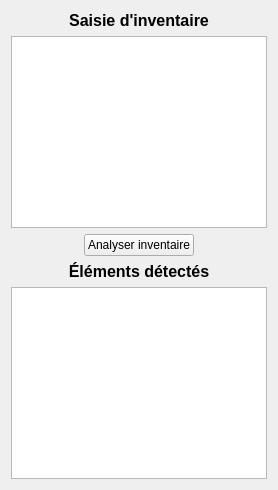
      <widget class="QWidget" name="Inventaire">
       <attribute name="title">
        <string>Inventaire</string>
       </attribute>
       <layout class="QGridLayout" name="gridLayout_4">
        <item row="1" column="0">
         <widget class="QTextEdit" name="inventaireTextEdit">
          <property name="acceptDrops">
           <bool>true</bool>
          </property>
          <property name="toolTip">
           <string/>
          </property>
          <property name="toolTipDuration">
           <number>-1</number>
          </property>
          <property name="statusTip">
           <string/>
          </property>
          <property name="whatsThis">
           <string/>
          </property>
          <property name="accessibleName">
           <string/>
          </property>
          <property name="accessibleDescription">
           <string/>
          </property>
          <property name="accessibleIdentifier">
           <string/>
          </property>
          <property name="styleSheet">
           <string notr="true"/>
          </property>
         </widget>
        </item>
        <item row="0" column="0">
         <widget class="QLabel" name="SaisirInventaire">
          <property name="font">
           <font>
            <pointsize>12</pointsize>
            <bold>true</bold>
            <kerning>true</kerning>
           </font>
          </property>
          <property name="text">
           <string>Saisie d'inventaire</string>
          </property>
          <property name="alignment">
           <set>Qt::AlignmentFlag::AlignCenter</set>
          </property>
         </widget>
        </item>
        <item row="5" column="0">
         <widget class="QLabel" name="label">
          <property name="font">
           <font>
            <pointsize>12</pointsize>
            <bold>true</bold>
           </font>
          </property>
          <property name="text">
           <string>Éléments détectés</string>
          </property>
          <property name="alignment">
           <set>Qt::AlignmentFlag::AlignCenter</set>
          </property>
         </widget>
        </item>
        <item row="6" column="0">
         <widget class="QTableWidget" name="tableWidget"/>
        </item>
        <item row="3" column="0">
         <layout class="QHBoxLayout" name="horizontalLayout_6">
          <item>
           <widget class="QPushButton" name="AnalyseInventoryPushButton">
            <property name="sizePolicy">
             <sizepolicy hsizetype="Fixed" vsizetype="Fixed">
              <horstretch>0</horstretch>
              <verstretch>0</verstretch>
             </sizepolicy>
            </property>
            <property name="sizeIncrement">
             <size>
              <width>0</width>
              <height>0</height>
             </size>
            </property>
            <property name="baseSize">
             <size>
              <width>0</width>
              <height>0</height>
             </size>
            </property>
            <property name="text">
             <string>Analyser inventaire</string>
            </property>
           </widget>
          </item>
         </layout>
        </item>
       </layout>
      </widget>
